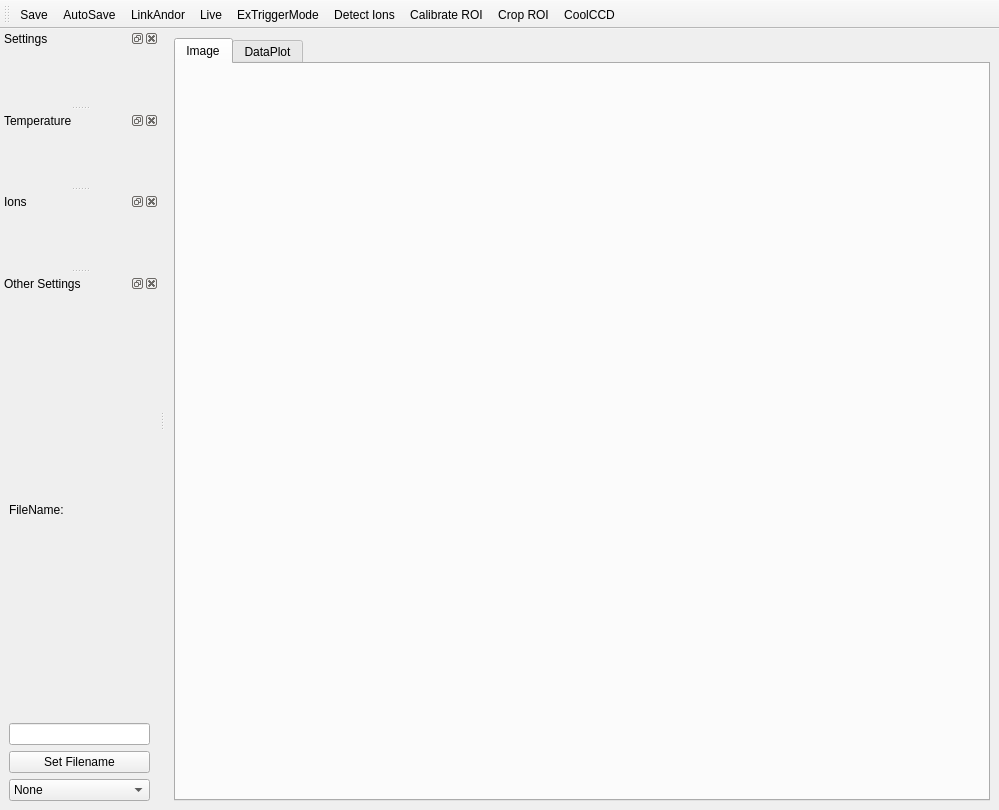
<?xml version="1.0" encoding="UTF-8"?>
<ui version="4.0">
 <class>CameraWindow</class>
 <widget class="QMainWindow" name="CameraWindow">
  <property name="geometry">
   <rect>
    <x>0</x>
    <y>0</y>
    <width>999</width>
    <height>810</height>
   </rect>
  </property>
  <property name="focusPolicy">
   <enum>Qt::NoFocus</enum>
  </property>
  <property name="windowTitle">
   <string>MainWindow</string>
  </property>
  <property name="windowIcon">
   <iconset resource="Experiment.qrc">
    <normaloff>:/openicon/icons/movie.png</normaloff>:/openicon/icons/movie.png</iconset>
  </property>
  <widget class="QWidget" name="centralwidget">
   <property name="cursor">
    <cursorShape>ArrowCursor</cursorShape>
   </property>
   <layout class="QVBoxLayout" name="verticalLayout_2">
    <item>
     <widget class="QTabWidget" name="tabWidget">
      <property name="currentIndex">
       <number>0</number>
      </property>
      <widget class="QWidget" name="Image">
       <attribute name="title">
        <string>Image</string>
       </attribute>
      </widget>
      <widget class="QWidget" name="DataPlot">
       <property name="enabled">
        <bool>true</bool>
       </property>
       <property name="locale">
        <locale language="English" country="UnitedStates"/>
       </property>
       <attribute name="title">
        <string>DataPlot</string>
       </attribute>
       <layout class="QHBoxLayout" name="horizontalLayout">
        <item>
         <widget class="QGraphicsView" name="graphicsView">
          <property name="sizePolicy">
           <sizepolicy hsizetype="Expanding" vsizetype="Expanding">
            <horstretch>0</horstretch>
            <verstretch>0</verstretch>
           </sizepolicy>
          </property>
         </widget>
        </item>
       </layout>
      </widget>
     </widget>
    </item>
   </layout>
  </widget>
  <widget class="QMenuBar" name="menuBar">
   <property name="geometry">
    <rect>
     <x>0</x>
     <y>0</y>
     <width>999</width>
     <height>23</height>
    </rect>
   </property>
  </widget>
  <widget class="QToolBar" name="toolBar">
   <property name="enabled">
    <bool>true</bool>
   </property>
   <property name="windowTitle">
    <string>toolBar</string>
   </property>
   <property name="locale">
    <locale language="English" country="UnitedStates"/>
   </property>
   <attribute name="toolBarArea">
    <enum>TopToolBarArea</enum>
   </attribute>
   <attribute name="toolBarBreak">
    <bool>false</bool>
   </attribute>
   <addaction name="actionSave"/>
   <addaction name="actionAutoSave"/>
   <addaction name="actionLink"/>
   <addaction name="actionLive"/>
   <addaction name="actionExTriggerMode"/>
   <addaction name="actionDetection"/>
   <addaction name="actionCalibrate_ROI"/>
   <addaction name="actionCrop_ROI"/>
   <addaction name="actionCoolCCD"/>
  </widget>
  <widget class="QDockWidget" name="settingsDock">
   <property name="windowTitle">
    <string>Settings</string>
   </property>
   <attribute name="dockWidgetArea">
    <number>1</number>
   </attribute>
   <widget class="QWidget" name="dockWidgetContents"/>
  </widget>
  <widget class="QDockWidget" name="temperatureDock">
   <property name="windowTitle">
    <string>Temperature</string>
   </property>
   <attribute name="dockWidgetArea">
    <number>1</number>
   </attribute>
   <widget class="QWidget" name="dockWidgetContents_2"/>
  </widget>
  <widget class="QDockWidget" name="ionListDock">
   <property name="windowTitle">
    <string>Ions</string>
   </property>
   <attribute name="dockWidgetArea">
    <number>1</number>
   </attribute>
   <widget class="QWidget" name="dockWidgetContents_3"/>
  </widget>
  <widget class="QDockWidget" name="coolingShotDock">
   <property name="windowTitle">
    <string>Other Settings</string>
   </property>
   <attribute name="dockWidgetArea">
    <number>1</number>
   </attribute>
   <widget class="QWidget" name="dockWidgetContents_6">
    <layout class="QVBoxLayout" name="verticalLayout">
     <item>
      <widget class="QLabel" name="FilenameLabel">
       <property name="text">
        <string>FileName:</string>
       </property>
      </widget>
     </item>
     <item>
      <widget class="QLineEdit" name="fileNameEdit"/>
     </item>
     <item>
      <widget class="QPushButton" name="setName">
       <property name="text">
        <string>Set Filename</string>
       </property>
      </widget>
     </item>
     <item>
      <widget class="QComboBox" name="coolingShotComboBox">
       <property name="editable">
        <bool>false</bool>
       </property>
       <item>
        <property name="text">
         <string>None</string>
        </property>
       </item>
       <item>
        <property name="text">
         <string>Global Cooling Shot</string>
        </property>
       </item>
       <item>
        <property name="text">
         <string>Local Cooling Shot</string>
        </property>
       </item>
      </widget>
     </item>
    </layout>
   </widget>
  </widget>
  <action name="actionSave">
   <property name="icon">
    <iconset>
     <normalon>:/kde/icons/filesave.png</normalon>
    </iconset>
   </property>
   <property name="text">
    <string>Save</string>
   </property>
   <property name="toolTip">
    <string>Save Image</string>
   </property>
   <property name="shortcut">
    <string>Ctrl+S</string>
   </property>
  </action>
  <action name="actionLink">
   <property name="checkable">
    <bool>true</bool>
   </property>
   <property name="checked">
    <bool>false</bool>
   </property>
   <property name="icon">
    <iconset>
     <normaloff>icons/broken_link.png</normaloff>
     <normalon>icons/link.png</normalon>icons/broken_link.png</iconset>
   </property>
   <property name="text">
    <string>LinkAndor</string>
   </property>
   <property name="toolTip">
    <string>Link the camera</string>
   </property>
  </action>
  <action name="actionCoolCCD">
   <property name="checkable">
    <bool>true</bool>
   </property>
   <property name="checked">
    <bool>false</bool>
   </property>
   <property name="icon">
    <iconset resource="Experiment.qrc">
     <normaloff>:/openicon/icons/go-up-7.png</normaloff>
     <activeoff>:/openicon/icons/go-up-7.png</activeoff>
     <activeon>:/openicon/icons/go-down-7.png</activeon>
     <selectedoff>:/openicon/icons/go-up-7.png</selectedoff>:/openicon/icons/go-up-7.png</iconset>
   </property>
   <property name="text">
    <string>CoolCCD</string>
   </property>
   <property name="toolTip">
    <string>Cool CCD</string>
   </property>
  </action>
  <action name="actionLive">
   <property name="checkable">
    <bool>true</bool>
   </property>
   <property name="checked">
    <bool>false</bool>
   </property>
   <property name="enabled">
    <bool>true</bool>
   </property>
   <property name="icon">
    <iconset resource="Experiment.qrc">
     <normaloff>:/openicon/icons/media-playback-start-7.png</normaloff>
     <normalon>:/kde/icons/media-playback-pause-7.png</normalon>:/openicon/icons/media-playback-start-7.png</iconset>
   </property>
   <property name="text">
    <string>Live</string>
   </property>
   <property name="toolTip">
    <string>Live Mode</string>
   </property>
  </action>
  <action name="actionCalibrate_ROI">
   <property name="icon">
    <iconset resource="Experiment.qrc">
     <normaloff>:/openicon/icons/office-chart-bar.png</normaloff>:/openicon/icons/office-chart-bar.png</iconset>
   </property>
   <property name="text">
    <string>Calibrate ROI</string>
   </property>
  </action>
  <action name="actionDetection">
   <property name="checkable">
    <bool>true</bool>
   </property>
   <property name="icon">
    <iconset resource="Experiment.qrc">
     <normaloff>:/openicon/icons/measure.png</normaloff>:/openicon/icons/measure.png</iconset>
   </property>
   <property name="text">
    <string>Detect Ions</string>
   </property>
  </action>
  <action name="actionCrop_ROI">
   <property name="checkable">
    <bool>true</bool>
   </property>
   <property name="icon">
    <iconset resource="Experiment.qrc">
     <normaloff>:/other/icons/gray-grid.png</normaloff>
     <normalon>:/petersIcons/icons/FPGA.png</normalon>:/other/icons/gray-grid.png</iconset>
   </property>
   <property name="text">
    <string>Crop ROI</string>
   </property>
   <property name="toolTip">
    <string>Restrict camera output to ROI (for faster scanning)</string>
   </property>
  </action>
  <action name="actionAutoSave">
   <property name="checkable">
    <bool>true</bool>
   </property>
   <property name="checked">
    <bool>false</bool>
   </property>
   <property name="icon">
    <iconset resource="Experiment.qrc">
     <normaloff>:/kde/icons/filesaveas.png</normaloff>:/kde/icons/filesaveas.png</iconset>
   </property>
   <property name="text">
    <string>AutoSave</string>
   </property>
   <property name="toolTip">
    <string>AutoSave Toggle</string>
   </property>
  </action>
  <action name="actionNameDocument">
   <property name="icon">
    <iconset resource="Experiment.qrc">
     <normaloff>:/kde/icons/document-open-5.png</normaloff>:/kde/icons/document-open-5.png</iconset>
   </property>
   <property name="text">
    <string>NameDocument</string>
   </property>
   <property name="toolTip">
    <string>Name the document</string>
   </property>
  </action>
  <action name="actionExTriggerMode">
   <property name="checkable">
    <bool>true</bool>
   </property>
   <property name="icon">
    <iconset resource="Experiment.qrc">
     <normaloff>:/camera/icons/lightning.png</normaloff>:/camera/icons/lightning.png</iconset>
   </property>
   <property name="text">
    <string>ExTriggerMode</string>
   </property>
   <property name="toolTip">
    <string>External Trigger Mode</string>
   </property>
  </action>
 </widget>
 <resources>
  <include location="Experiment.qrc"/>
 </resources>
 <connections/>
</ui>
